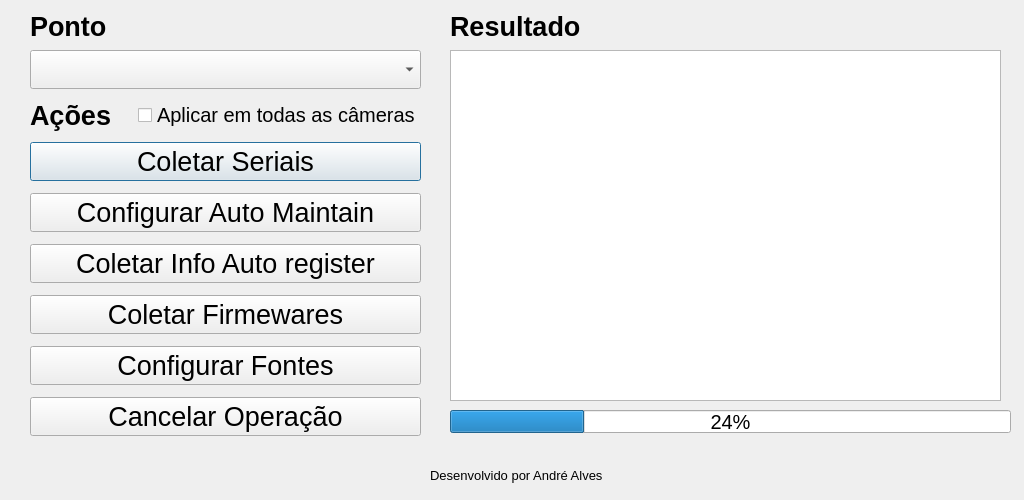
<?xml version="1.0" encoding="UTF-8"?>
<ui version="4.0">
 <class>Dialog</class>
 <widget class="QDialog" name="Dialog">
  <property name="geometry">
   <rect>
    <x>0</x>
    <y>0</y>
    <width>1024</width>
    <height>500</height>
   </rect>
  </property>
  <property name="sizePolicy">
   <sizepolicy hsizetype="Expanding" vsizetype="Expanding">
    <horstretch>0</horstretch>
    <verstretch>0</verstretch>
   </sizepolicy>
  </property>
  <property name="minimumSize">
   <size>
    <width>1024</width>
    <height>500</height>
   </size>
  </property>
  <property name="maximumSize">
   <size>
    <width>1024</width>
    <height>600</height>
   </size>
  </property>
  <property name="font">
   <font>
    <pointsize>15</pointsize>
    <weight>50</weight>
    <bold>false</bold>
   </font>
  </property>
  <property name="windowTitle">
   <string>DAHUA GET DATA</string>
  </property>
  <property name="windowIcon">
   <iconset>
    <normalon>favicon.ico</normalon>
   </iconset>
  </property>
  <widget class="QLabel" name="label">
   <property name="geometry">
    <rect>
     <x>430</x>
     <y>460</y>
     <width>181</width>
     <height>30</height>
    </rect>
   </property>
   <property name="font">
    <font>
     <pointsize>10</pointsize>
    </font>
   </property>
   <property name="text">
    <string>Desenvolvido por André Alves</string>
   </property>
  </widget>
  <widget class="QProgressBar" name="qpb_processo">
   <property name="geometry">
    <rect>
     <x>450</x>
     <y>410</y>
     <width>561</width>
     <height>23</height>
    </rect>
   </property>
   <property name="value">
    <number>24</number>
   </property>
  </widget>
  <widget class="QLabel" name="pontoLabel">
   <property name="geometry">
    <rect>
     <x>30</x>
     <y>10</y>
     <width>80</width>
     <height>33</height>
    </rect>
   </property>
   <property name="font">
    <font>
     <pointsize>20</pointsize>
     <weight>75</weight>
     <bold>true</bold>
    </font>
   </property>
   <property name="text">
    <string>Ponto</string>
   </property>
  </widget>
  <widget class="QComboBox" name="pontoComboBox">
   <property name="geometry">
    <rect>
     <x>30</x>
     <y>50</y>
     <width>391</width>
     <height>39</height>
    </rect>
   </property>
   <property name="sizePolicy">
    <sizepolicy hsizetype="Expanding" vsizetype="Fixed">
     <horstretch>0</horstretch>
     <verstretch>0</verstretch>
    </sizepolicy>
   </property>
   <property name="font">
    <font>
     <pointsize>20</pointsize>
    </font>
   </property>
  </widget>
  <widget class="QLabel" name="resultadoLabel">
   <property name="geometry">
    <rect>
     <x>450</x>
     <y>10</y>
     <width>136</width>
     <height>33</height>
    </rect>
   </property>
   <property name="font">
    <font>
     <pointsize>20</pointsize>
     <weight>75</weight>
     <bold>true</bold>
    </font>
   </property>
   <property name="text">
    <string>Resultado</string>
   </property>
  </widget>
  <widget class="QPlainTextEdit" name="qte_resultado">
   <property name="geometry">
    <rect>
     <x>450</x>
     <y>50</y>
     <width>551</width>
     <height>351</height>
    </rect>
   </property>
   <property name="font">
    <font>
     <family>Segoe UI</family>
     <pointsize>10</pointsize>
     <weight>75</weight>
     <bold>true</bold>
    </font>
   </property>
  </widget>
  <widget class="QWidget" name="verticalLayoutWidget">
   <property name="geometry">
    <rect>
     <x>30</x>
     <y>140</y>
     <width>391</width>
     <height>298</height>
    </rect>
   </property>
   <layout class="QVBoxLayout" name="verticalLayout">
    <property name="spacing">
     <number>10</number>
    </property>
    <item>
     <widget class="QPushButton" name="qpb_pegar_seriais">
      <property name="sizePolicy">
       <sizepolicy hsizetype="Expanding" vsizetype="Fixed">
        <horstretch>0</horstretch>
        <verstretch>0</verstretch>
       </sizepolicy>
      </property>
      <property name="font">
       <font>
        <pointsize>20</pointsize>
       </font>
      </property>
      <property name="text">
       <string>Coletar Seriais</string>
      </property>
     </widget>
    </item>
    <item>
     <widget class="QPushButton" name="qpb_set_automantain">
      <property name="sizePolicy">
       <sizepolicy hsizetype="Expanding" vsizetype="Fixed">
        <horstretch>0</horstretch>
        <verstretch>0</verstretch>
       </sizepolicy>
      </property>
      <property name="font">
       <font>
        <pointsize>20</pointsize>
       </font>
      </property>
      <property name="text">
       <string>Configurar Auto Maintain</string>
      </property>
     </widget>
    </item>
    <item>
     <widget class="QPushButton" name="qpb_get_aicode">
      <property name="sizePolicy">
       <sizepolicy hsizetype="Expanding" vsizetype="Fixed">
        <horstretch>0</horstretch>
        <verstretch>0</verstretch>
       </sizepolicy>
      </property>
      <property name="font">
       <font>
        <pointsize>20</pointsize>
       </font>
      </property>
      <property name="text">
       <string>Coletar Info Auto register</string>
      </property>
     </widget>
    </item>
    <item>
     <widget class="QPushButton" name="qpb_get_firmewares">
      <property name="sizePolicy">
       <sizepolicy hsizetype="Expanding" vsizetype="Fixed">
        <horstretch>0</horstretch>
        <verstretch>0</verstretch>
       </sizepolicy>
      </property>
      <property name="font">
       <font>
        <pointsize>20</pointsize>
       </font>
      </property>
      <property name="text">
       <string>Coletar Firmewares</string>
      </property>
     </widget>
    </item>
    <item>
     <widget class="QPushButton" name="qpb_configurar_fonte">
      <property name="font">
       <font>
        <pointsize>20</pointsize>
       </font>
      </property>
      <property name="text">
       <string>Configurar Fontes</string>
      </property>
     </widget>
    </item>
    <item>
     <widget class="QPushButton" name="qpb_cancelar_operacao">
      <property name="font">
       <font>
        <pointsize>20</pointsize>
       </font>
      </property>
      <property name="text">
       <string>Cancelar Operação</string>
      </property>
     </widget>
    </item>
   </layout>
  </widget>
  <widget class="QWidget" name="horizontalLayoutWidget">
   <property name="geometry">
    <rect>
     <x>30</x>
     <y>100</y>
     <width>391</width>
     <height>31</height>
    </rect>
   </property>
   <layout class="QHBoxLayout" name="horizontalLayout">
    <item>
     <widget class="QLabel" name="resultadoLabel_2">
      <property name="font">
       <font>
        <pointsize>20</pointsize>
        <weight>75</weight>
        <bold>true</bold>
       </font>
      </property>
      <property name="text">
       <string>Ações</string>
      </property>
     </widget>
    </item>
    <item>
     <widget class="QCheckBox" name="qcb_todas_cameras">
      <property name="text">
       <string>Aplicar em todas as câmeras</string>
      </property>
     </widget>
    </item>
   </layout>
  </widget>
 </widget>
 <resources/>
 <connections/>
</ui>
